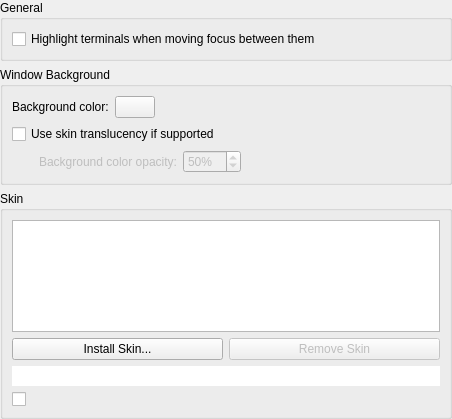
<?xml version="1.0" encoding="UTF-8"?>
<ui version="4.0">
 <class>AppearanceSettings</class>
 <widget class="QWidget" name="AppearanceSettings">
  <property name="geometry">
   <rect>
    <x>0</x>
    <y>0</y>
    <width>452</width>
    <height>419</height>
   </rect>
  </property>
  <layout class="QVBoxLayout" name="verticalLayout_3">
   <property name="margin">
    <number>0</number>
   </property>
   <item>
    <widget class="QGroupBox" name="groupBox_1">
     <property name="title">
      <string comment="@title:group Group box label">General</string>
     </property>
     <layout class="QVBoxLayout" name="verticalLayout_1">
      <item>
       <widget class="QCheckBox" name="kcfg_TerminalHighlightOnManualActivation">
        <property name="whatsThis">
         <string comment="@info:whatsthis">Enabling this option will make Yakuake briefly display a colored overlay above the newly focused terminal when moving focus between multple terminals in a session, as well as over the currently focused terminal when switching to a session with multiple terminals.</string>
        </property>
        <property name="text">
         <string comment="@option:check">Highlight terminals when moving focus between them</string>
        </property>
       </widget>
      </item>
     </layout>
    </widget>
   </item>
   <item>
    <widget class="QGroupBox" name="groupBox_2">
     <property name="title">
      <string comment="@title:group">Window Background</string>
     </property>
     <layout class="QVBoxLayout" name="verticalLayout_2">
      <item>
       <layout class="QHBoxLayout">
        <item>
         <widget class="QLabel" name="backgroundColorLabel">
          <property name="text">
           <string comment="@label:chooser">Background color:</string>
          </property>
         </widget>
        </item>
        <item>
         <widget class="KColorButton" name="kcfg_BackgroundColor">
          <property name="text">
           <string/>
          </property>
         </widget>
        </item>
        <item>
         <spacer>
          <property name="orientation">
           <enum>Qt::Horizontal</enum>
          </property>
          <property name="sizeHint" stdset="0">
           <size>
            <width>41</width>
            <height>20</height>
           </size>
          </property>
         </spacer>
        </item>
       </layout>
      </item>
      <item>
       <widget class="QCheckBox" name="kcfg_Translucency">
        <property name="whatsThis">
         <string comment="@info:whatsthis">Translucency requires support by the selected skin as well as your desktop environment. The default skin supports translucency.</string>
        </property>
        <property name="text">
         <string comment="@option:check">Use skin translucency if supported</string>
        </property>
       </widget>
      </item>
      <item>
       <layout class="QHBoxLayout" name="horizontalLayout">
        <property name="leftMargin">
         <number>7</number>
        </property>
        <item>
         <spacer name="spacer">
          <property name="orientation">
           <enum>Qt::Horizontal</enum>
          </property>
          <property name="sizeType">
           <enum>QSizePolicy::Fixed</enum>
          </property>
          <property name="sizeHint" stdset="0">
           <size>
            <width>20</width>
            <height>20</height>
           </size>
          </property>
         </spacer>
        </item>
        <item>
         <widget class="QLabel" name="backgroundColorOpacityLabel">
          <property name="enabled">
           <bool>false</bool>
          </property>
          <property name="text">
           <string comment="@label:spinbox">Background color opacity:</string>
          </property>
         </widget>
        </item>
        <item>
         <widget class="QSpinBox" name="kcfg_BackgroundColorOpacity">
          <property name="enabled">
           <bool>false</bool>
          </property>
          <property name="whatsThis">
           <string comment="@info:whatsthis">When using translucency, the background color will be filled in using the given opacity before the skin elements are painted on top of the background. This allows influencing the opacity and color tint of translucent areas of the skin.</string>
          </property>
          <property name="suffix">
           <string comment="@label Spinbox unit suffix">%</string>
          </property>
          <property name="maximum">
           <number>100</number>
          </property>
          <property name="value">
           <number>50</number>
          </property>
         </widget>
        </item>
        <item>
         <spacer name="spacer_2">
          <property name="orientation">
           <enum>Qt::Horizontal</enum>
          </property>
          <property name="sizeHint" stdset="0">
           <size>
            <width>64</width>
            <height>17</height>
           </size>
          </property>
         </spacer>
        </item>
       </layout>
      </item>
     </layout>
    </widget>
   </item>
   <item>
    <widget class="QGroupBox" name="groupBox_3">
     <property name="title">
      <string comment="@title:group">Skin</string>
     </property>
     <layout class="QGridLayout">
      <item row="0" column="0" colspan="2">
       <widget class="QListView" name="skinList">
        <property name="contextMenuPolicy">
         <enum>Qt::NoContextMenu</enum>
        </property>
        <property name="horizontalScrollBarPolicy">
         <enum>Qt::ScrollBarAlwaysOff</enum>
        </property>
       </widget>
      </item>
      <item row="2" column="0" colspan="2">
       <widget class="KLineEdit" name="kcfg_Skin">
        <property name="frame">
         <bool>false</bool>
        </property>
       </widget>
      </item>
      <item row="3" column="0">
       <widget class="QCheckBox" name="kcfg_SkinInstalledWithKns">
        <property name="text">
         <string/>
        </property>
       </widget>
      </item>
      <item row="1" column="1">
       <widget class="KPushButton" name="removeButton">
        <property name="enabled">
         <bool>false</bool>
        </property>
        <property name="text">
         <string comment="@action:button">Remove Skin</string>
        </property>
       </widget>
      </item>
      <item row="1" column="0">
       <widget class="KPushButton" name="installButton">
        <property name="enabled">
         <bool>true</bool>
        </property>
        <property name="text">
         <string comment="@action:button">Install Skin...</string>
        </property>
       </widget>
      </item>
     </layout>
    </widget>
   </item>
  </layout>
 </widget>
 <customwidgets>
  <customwidget>
   <class>KColorButton</class>
   <extends>QPushButton</extends>
   <header>kcolorbutton.h</header>
  </customwidget>
  <customwidget>
   <class>KLineEdit</class>
   <extends>QLineEdit</extends>
   <header>klineedit.h</header>
  </customwidget>
  <customwidget>
   <class>KPushButton</class>
   <extends>QPushButton</extends>
   <header>kpushbutton.h</header>
  </customwidget>
 </customwidgets>
 <tabstops>
  <tabstop>kcfg_TerminalHighlightOnManualActivation</tabstop>
  <tabstop>kcfg_BackgroundColor</tabstop>
  <tabstop>kcfg_Translucency</tabstop>
  <tabstop>kcfg_BackgroundColorOpacity</tabstop>
  <tabstop>skinList</tabstop>
  <tabstop>installButton</tabstop>
  <tabstop>removeButton</tabstop>
  <tabstop>kcfg_Skin</tabstop>
  <tabstop>kcfg_SkinInstalledWithKns</tabstop>
 </tabstops>
 <resources/>
 <connections>
  <connection>
   <sender>kcfg_Translucency</sender>
   <signal>toggled(bool)</signal>
   <receiver>kcfg_BackgroundColorOpacity</receiver>
   <slot>setEnabled(bool)</slot>
   <hints>
    <hint type="sourcelabel">
     <x>152</x>
     <y>76</y>
    </hint>
    <hint type="destinationlabel">
     <x>192</x>
     <y>106</y>
    </hint>
   </hints>
  </connection>
  <connection>
   <sender>kcfg_Translucency</sender>
   <signal>toggled(bool)</signal>
   <receiver>backgroundColorOpacityLabel</receiver>
   <slot>setEnabled(bool)</slot>
   <hints>
    <hint type="sourcelabel">
     <x>152</x>
     <y>76</y>
    </hint>
    <hint type="destinationlabel">
     <x>95</x>
     <y>106</y>
    </hint>
   </hints>
  </connection>
 </connections>
</ui>
